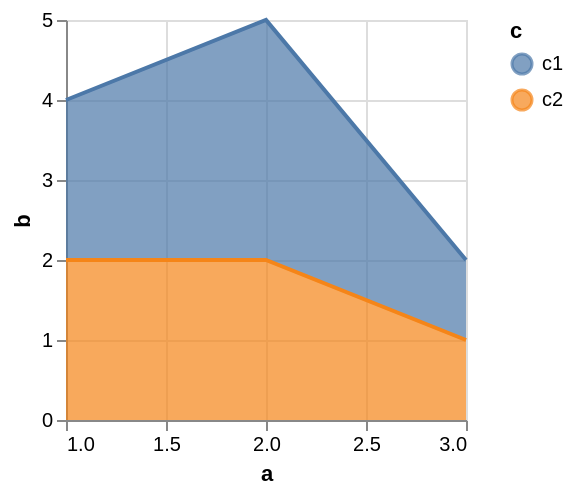

Source (Vega-Lite JSON):
### Vega specification from a JSON file in a GitHub repository (floating-point values rounded to 4 significant figures)
{"$schema": "https://vega.github.io/schema/vega/v5.json", "background": "white", "padding": 5, "width": 200, "height": 200, "style": "cell", "data": [{"name": "source_0", "values": [{"a": 1, "b": 2, "c": "c1"}, {"a": 2, "b": 3, "c": "c1"}, {"a": 3, "b": 1, "c": "c1"}, {"a": 1, "b": 2, "c": "c2"}, {"a": 3, "b": 1, "c": "c2"}, {"a": 2, "b": 2, "c": "c2"}]}, {"name": "data_0", "source": "source_0", "transform": [{"type": "formula", "expr": "toNumber(datum[\"a\"])", "as": "a"}, {"type": "impute", "field": "b", "groupby": ["c"], "key": "a", "method": "value", "value": 0}, {"type": "stack", "groupby": ["a"], "field": "b", "sort": {"field": ["c"], "order": ["descending"]}, "as": ["b_start", "b_end"], "offset": "zero"}]}], "marks": [{"name": "layer_0_pathgroup", "type": "group", "from": {"facet": {"name": "faceted_path_layer_0_main", "data": "data_0", "groupby": ["c"]}}, "encode": {"update": {"width": {"field": {"group": "width"}}, "height": {"field": {"group": "height"}}}}, "marks": [{"name": "layer_0_marks", "type": "area", "style": ["area"], "sort": {"field": "datum[\"a\"]"}, "from": {"data": "faceted_path_layer_0_main"}, "encode": {"update": {"opacity": {"value": 0.7}, "orient": {"value": "vertical"}, "fill": {"scale": "color", "field": "c"}, "description": {"signal": "\"a: \" + (format(datum[\"a\"], \"\")) + \"; b: \" + (format(datum[\"b\"], \"\")) + \"; c: \" + (isValid(datum[\"c\"]) ? datum[\"c\"] : \"\"+datum[\"c\"])"}, "x": {"scale": "x", "field": "a"}, "y": {"scale": "y", "field": "b_end"}, "y2": {"scale": "y", "field": "b_start"}, "defined": {"signal": "isValid(datum[\"a\"]) && isFinite(+datum[\"a\"]) && isValid(datum[\"b\"]) && isFinite(+datum[\"b\"])"}}}}]}, {"name": "layer_1_pathgroup", "type": "group", "from": {"facet": {"name": "faceted_path_layer_1_main", "data": "data_0", "groupby": ["c"]}}, "encode": {"update": {"width": {"field": {"group": "width"}}, "height": {"field": {"group": "height"}}}}, "marks": [{"name": "layer_1_marks", "type": "line", "style": ["line"], "sort": {"field": "datum[\"a\"]"}, "from": {"data": "faceted_path_layer_1_main"}, "encode": {"update": {"stroke": {"scale": "color", "field": "c"}, "description": {"signal": "\"a: \" + (format(datum[\"a\"], \"\")) + \"; b: \" + (format(datum[\"b\"], \"\")) + \"; c: \" + (isValid(datum[\"c\"]) ? datum[\"c\"] : \"\"+datum[\"c\"])"}, "x": {"scale": "x", "field": "a"}, "y": {"scale": "y", "field": "b_end"}, "defined": {"signal": "isValid(datum[\"a\"]) && isFinite(+datum[\"a\"]) && isValid(datum[\"b\"]) && isFinite(+datum[\"b\"])"}}}}]}], "scales": [{"name": "x", "type": "linear", "domain": {"data": "data_0", "field": "a"}, "range": [0, {"signal": "width"}], "nice": true, "zero": false}, {"name": "y", "type": "linear", "domain": {"data": "data_0", "fields": ["b_start", "b_end"]}, "range": [{"signal": "height"}, 0], "nice": true, "zero": true}, {"name": "color", "type": "ordinal", "domain": {"data": "data_0", "field": "c", "sort": true}, "range": "category"}], "axes": [{"scale": "x", "orient": "bottom", "gridScale": "y", "grid": true, "tickCount": {"signal": "ceil(width/40)"}, "domain": false, "labels": false, "aria": false, "maxExtent": 0, "minExtent": 0, "ticks": false, "zindex": 0}, {"scale": "y", "orient": "left", "gridScale": "x", "grid": true, "tickCount": {"signal": "ceil(height/40)"}, "domain": false, "labels": false, "aria": false, "maxExtent": 0, "minExtent": 0, "ticks": false, "zindex": 0}, {"scale": "x", "orient": "bottom", "grid": false, "title": "a", "labelFlush": true, "labelOverlap": true, "tickCount": {"signal": "ceil(width/40)"}, "zindex": 0}, {"scale": "y", "orient": "left", "grid": false, "title": "b", "labelOverlap": true, "tickCount": {"signal": "ceil(height/40)"}, "zindex": 0}], "legends": [{"fill": "color", "symbolType": "circle", "title": "c", "encode": {"symbols": {"update": {"opacity": {"value": 0.7}}}}, "stroke": "color"}]}
